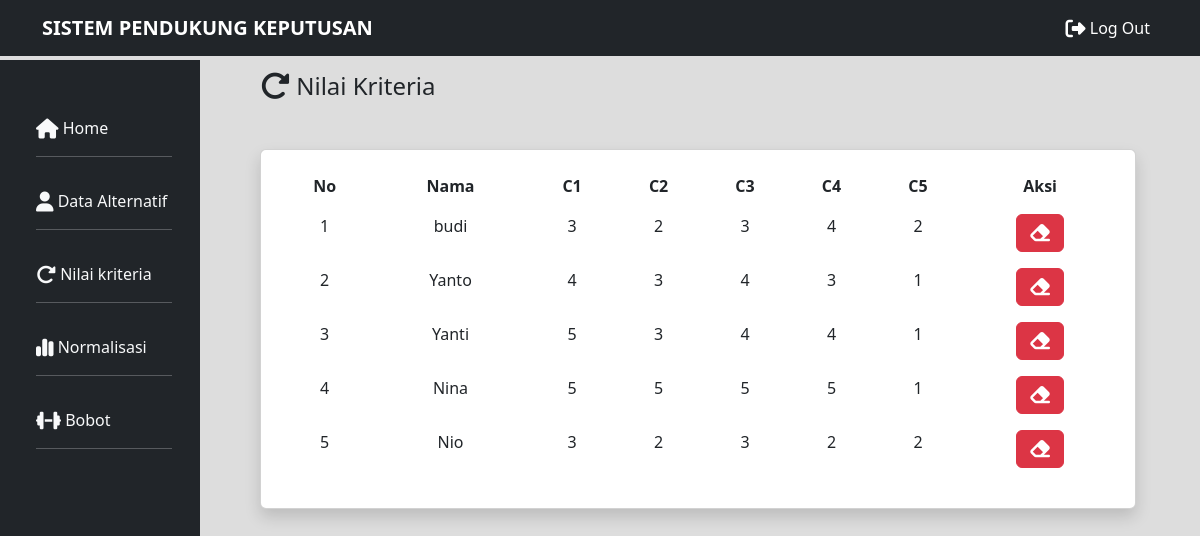
Screenshot of /kriteria.php (signed in) with the database file from the repository.
### tables this page shows
CREATE TABLE IF NOT EXISTS `nilai_kriteria` (
  `id_nilai` int NOT NULL AUTO_INCREMENT,
  `nama` varchar(100) NOT NULL,
  `c1` double NOT NULL,
  `c2` double NOT NULL,
  `c3` double NOT NULL,
  `c4` double NOT NULL,
  `c5` double NOT NULL,
  PRIMARY KEY (`id_nilai`)
);

### kriteria.php (the view, shortened to what this page needs)
<!doctype html>
<html lang="en">
<head>
    <link href="https://cdn.jsdelivr.net/npm/bootstrap@5.3.0/dist/css/bootstrap.min.css" rel="stylesheet"
>
    <link rel="stylesheet" href="css/kriteria.css">
</head>
<body>
    <nav class="navbar navbar-expand-lg bg-dark navbar-dark">
        <div class="container">
            <a class="navbar-brand fw-bold" href="#">SISTEM PENDUKUNG KEPUTUSAN</a>
            <div class="collapse navbar-collapse" id="navbarNav">
                <ul class="navbar-nav ms-auto">
                    <li class="nav-item">
                        <a class="nav-link active" aria-current="page" href="#"><i
                                class="fa-solid fa-right-from-bracket fa-lg"></i>&nbsp;Log Out</a>
                    </li>
                </ul>
            </div>
        </div>
    </nav>
    <div class="container-fluid">
        <div class="row">
            <div class="col-md-2 mt-1 bg-dark ">
                <ul class="nav flex-column ms-2 mb-4 mt-5">
                    <li class="nav-item">
                        <a class="nav-link active  text-light" href="index.php"><i
                                class="fa-solid fa-house fa-lg"></i></i>&nbsp;Home
                            <hr class="bg-light">
                        </a>
                    </li>
                    <li class="nav-item">
                        <a class="nav-link  active  text-light" href="data.php"><i
                                class="fa-solid fa-user fa-lg"></i>&nbsp;Data Alternatif
                            <hr class="bg-light">
                        </a>
                    </li>
                    <li class="nav-item">
                        <a class="nav-link  active  text-light" href="kriteria.php"><i
                                class="fa-solid fa-rotate-right fa-lg"></i>&nbsp;Nilai
                            kriteria
                            <hr class="bg-light">
                        </a>
                    </li>
                    <li class="nav-item">
                        <a class="nav-link  active  text-light" href="normalisasi.php"><i
                                class="fa-solid fa-chart-simple fa-lg"></i>&nbsp;Normalisasi
                            <hr class="bg-light">
                        </a>
                    </li>
                    <li class="nav-item">
                        <a class="nav-link  active  text-light" href="bobot.php"><i
                                class="fa-solid fa-dumbbell fa-lg"></i>&nbsp;Bobot
                            <hr class="bg-light">
                        </a>
                    </li>
                </ul>
            </div>
            <div class="col-md-9 mt-3 ms-5 me-3 mb-3">
                <h4><i class="fa-solid fa-rotate-right fa-lg"></i>&nbsp;Nilai Kriteria</h4>
                <div class="card mt-5 shadow">
                    <div class="scroll ms-3 mt-3 me-3 mb-3 overflow-y-auto">
                        <table class="table text-center table-borderless">
                            <thead class="sticky-top">
                                <tr>
                                    <th>No</th>
                                    <th>Nama</th>
                                    <th>C1</th>
                                    <th>C2</th>
                                    <th>C3</th>
                                    <th>C4</th>
                                    <th>C5</th>
                                    <th>Aksi</th>
                                </tr>
                            <tbody>
                                <?php
                                $no=1;
                                include("koneksi.php");
                                $sql=mysqli_query($conn,"select * from nilai_kriteria");
                                while($data=$sql->fetch_assoc()){
                                ?>
                                <tr>
                                    <td><?=$no++?></td>
                                    <td><?=$data['nama']?></td>
                                    <td><?=$data['c1']?></td>
                                    <td><?=$data['c2']?></td>
                                    <td><?=$data['c3']?></td>
                                    <td><?=$data['c4']?></td>
                                    <td><?=$data['c5']?></td>
                                    <td>
                                        <a href="nilai_kriteria.php?id=<?=$data['id_nilai']?>" class="btn btn-danger"><i
                                                class="fa-solid fa-eraser fa-lg"></i></a>
                                    </td>
                                </tr>
                                <?php
                                }
                                ?>
                            </tbody>
                            </thead>
                        </table>
                    </div>
                </div>
            </div>
        </div>
    </div>
</body>
</html>

### css/kriteria.css (style rules this page uses)
.col-md-2 { height: 90vh; }
.card { width: 100%; height: 360px; }
body { background-color: #dddddd; }

### rows the page displays
nilai_kriteria: nama "budi", c1 "3", c2 "2", c3 "3", c4 "4", c5 "2"
nilai_kriteria: nama "Yanto", c1 "4", c2 "3", c3 "4", c4 "3", c5 "1"
nilai_kriteria: nama "Yanti", c1 "5", c2 "3", c3 "4", c4 "4", c5 "1"
nilai_kriteria: nama "Nina", c1 "5", c2 "5", c3 "5", c4 "5", c5 "1"
nilai_kriteria: nama "Nio", c1 "3", c2 "2", c3 "3", c4 "2", c5 "2"
